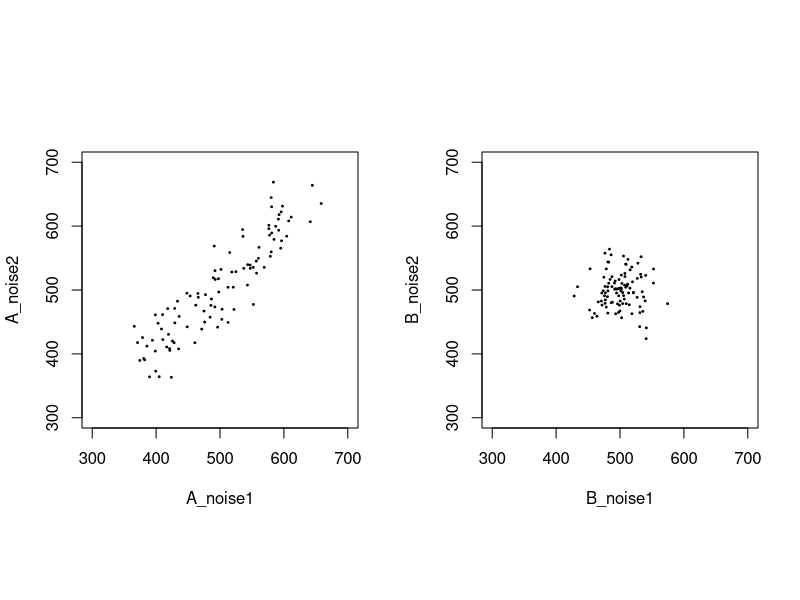

The R source for this figure: (Note: this script raises an error after producing the figure.)
##################
# A = a library pool of 100 clones with uneven coverage (five different coverage values)
A <- rep( c(400,450,500,550,600), 20) 

# b = a library pool of 100 clones with perfectly even coverage
B <- rep( 500, 100  ) 

## pretend we sequence each of those pools twice adding simulated noise (similar noise for each)

# add noise sampled from a normal distribution, with mean 0 and s.d. 25
A_noise1 <- A + rnorm(100, sd=25)
A_noise2 <- A + rnorm(100, sd=25)
B_noise1 <- B + rnorm(100, sd=25)
B_noise2 <- B + rnorm(100, sd=25)

# the replicated samples of library A show very good correlation (0.91 for this sampling)
cor(A_noise1,A_noise2,method="spearman")

# the replicated samples of library B show very poor correlation (0.11 for this sampling), but it doesn't mean this experiment is any worse than the other experiment
cor(B_noise1,B_noise2,method="spearman")

par(mfrow=c(1,2), pty="s") # pty="s" makes plots square
plot( A_noise1,A_noise2, xlim=c(300,700), ylim=c(300,700), pch=19, cex=0.25)
plot( B_noise1,B_noise2, xlim=c(300,700), ylim=c(300,700), pch=19, cex=0.25)
##################


ggpairs(flea, columns = 2:4, 
        lower=list(continuous=wrap("points", 
                                   alpha = 0.1,
                                   xlim=c(100,250))))
        
  
